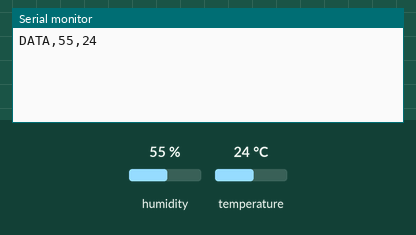
Recording of a sketch running on a simulated Arduino Uno, built with avr-gcc and run on an emulated ATmega328P. Shown: the last lines printed to the serial monitor. The test bench sets the inputs (shaded band); at power-on: humidity 55 %, temperature 24 °C.

Above: at 3.8 s.
3.9 s: humidity set to 22 %
At 7.3 s:
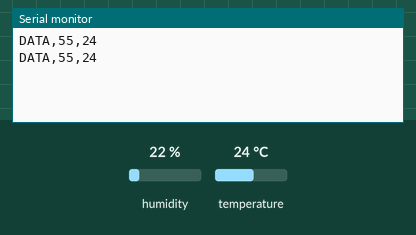
7.8 s: temperature set to 12 °C
At 10.5 s:
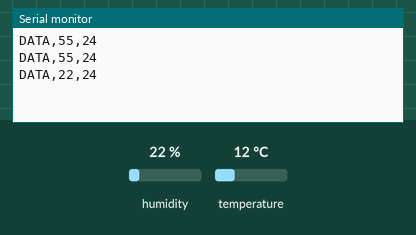
11.7 s: humidity set to 40 %
At 12.4 s:
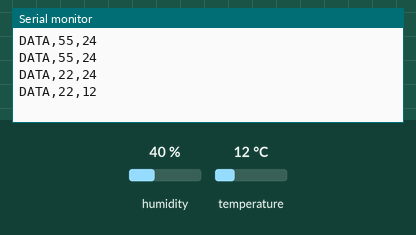
Timing chart, 0 to 14.7 s (numbered marks = the images above; inputs shaded):
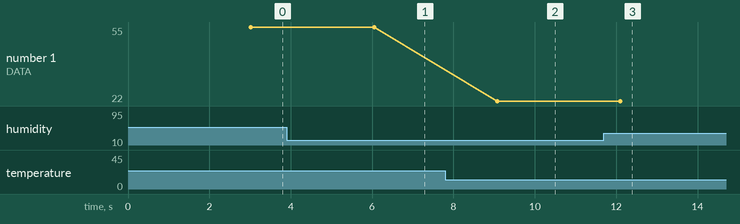

The sketch:

arduino.ino
```cpp
#include <DHT.h>
#define DHTPIN A1
#define DHTTYPE DHT11
DHT dht(DHTPIN, DHTTYPE);

void setup() {
  Serial.begin(9600);
}

void loop() {
  int h = dht.readHumidity();
  int t = dht.readTemperature();

  delay(3000);

  Serial.print("DATA,");
  Serial.print(h);
  Serial.print(",");
  Serial.println(t);
}
```

Measured:
- plotted number 1: 22 → 40 after the input at 11.7 s
